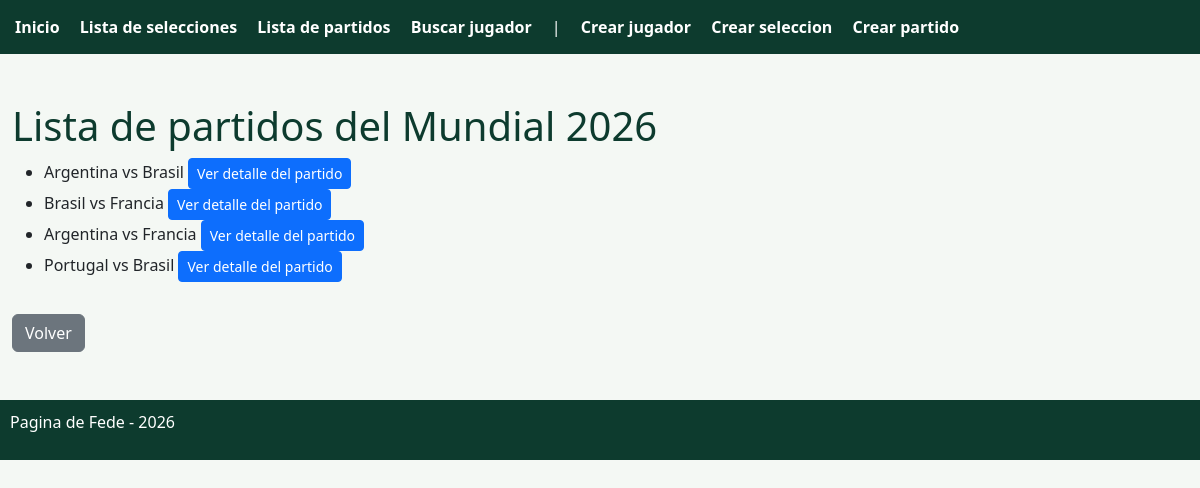
The app's page /listar_partidos/ with its own data.
### mundial/models.py (models this page shows, shortened)
class Partido(models.Model):
    class Fase_torneo(models.TextChoices):
        FASE_DE_GRUPO = "FG", "Fase de Grupo"
        DIECISEISAVOS = "16", "Dieciseisavos"
        OCTAVOS = "8", "Octavos"
        CUARTOS = "4", "Cuartos"
        SEMIFINAL = "SF", "Semifinal"
        FINAL = "F", "Final"
    seleccion_local = models.ForeignKey("Seleccion", on_delete=models.CASCADE, related_name="partidos_local")
    seleccion_visitante = models.ForeignKey("Seleccion", on_delete=models.CASCADE, related_name="partidos_visitante")
    goles_local = models.IntegerField()
    goles_visitante = models.IntegerField()
    fase_torneo = models.CharField(max_length=2, choices= Fase_torneo.choices)

class Seleccion(models.Model):
    class Grupo(models.TextChoices):
        A = "A", "Grupo A"
        B = "B", "Grupo B"
        C = "C", "Grupo C"
        D = "D", "Grupo D"
        E = "E", "Grupo E"
        F = "F", "Grupo F"
        G = "G", "Grupo G"
        H = "H", "Grupo H"
    nombre = models.CharField(max_length=50)
    grupo = models.CharField(max_length=1, choices= Grupo.choices)

### mundial/views.py (the view)
# urls.py: path("listar_partidos/", listar_partidos, name="listar_partidos"),
def listar_partidos(request):
    partidos = Partido.objects.all()
    return render(request, "mundial/listar_partidos.html", {"partidos": partidos})

### mundial/templates/mundial/listar_partidos.html (shortened to what this page needs)
{% extends 'mundial/base.html' %}
{% block content %}
<h1> Lista de partidos del Mundial 2026 </h1>
<ul>
    {% for partido in partidos %}
    <li>
        {{ partido.seleccion_local.nombre }} vs {{ partido.seleccion_visitante.nombre }}
        <a href="{% url 'mundial:detalle_partido' partido.id %}" class="btn btn-sm btn-primary"> Ver detalle del partido </a>
    </li>
    {% endfor %}
</ul>
<a href="{% url 'mundial:home' %}" class="btn btn-secondary mt-3"> Volver </a>
{% endblock %}

### mundial/templates/mundial/base.html (shortened to what this page needs)
<!DOCTYPE html>
<html>
    <head>
        <link href="https://cdn.jsdelivr.net/npm/bootstrap@5.3.0/dist/css/bootstrap.min.css" rel="stylesheet">
    </head>
    <body>
        <header>
            <nav>
                <a href="{% url 'mundial:home' %}" class="me-3"> Inicio</a>
                <a href="{% url 'mundial:listar_selecciones' %}" class="me-3"> Lista de selecciones</a>
                <a href="{% url 'mundial:listar_partidos' %}" class="me-3"> Lista de partidos</a>
                <a href="{% url 'mundial:buscar_jugador' %}" class="me-3"> Buscar jugador</a>
                    <span class="me-3 text-white">|</span>
                <a href="{% url 'mundial:crear_jugador' %}" class="me-3"> Crear jugador</a>
                <a href="{% url 'mundial:crear_seleccion' %}" class="me-3"> Crear seleccion</a>
                <a href="{% url 'mundial:crear_partido' %}" class="me-3"> Crear partido</a>
            </nav>
        </header>
        <main class="container-fluid mt-5">
            {% block content %}
            {% endblock %}
        </main>
        <footer class="mt-5">
            <p>Pagina de Fede - 2026</p>
        </footer>
    </body>
</html>

### mundial/templates/mundial/base.html (style rules this page uses)
body { background-color: #f4f8f4; }
header { background-color: #0d3b2e; padding: 15px; }
header a { color: white; font-weight: bold; margin-right: 15px; text-decoration: none; }
h1, h2 { color: #0d3b2e; }
footer { background-color: #0d3b2e; color: white; padding: 10px; }

### records on screen
Partido: seleccion_local.nombre "Argentina", seleccion_visitante.nombre "Brasil"
Partido: seleccion_local.nombre "Brasil", seleccion_visitante.nombre "Francia"
Partido: seleccion_local.nombre "Argentina", seleccion_visitante.nombre "Francia"
Partido: seleccion_local.nombre "Portugal", seleccion_visitante.nombre "Brasil"
